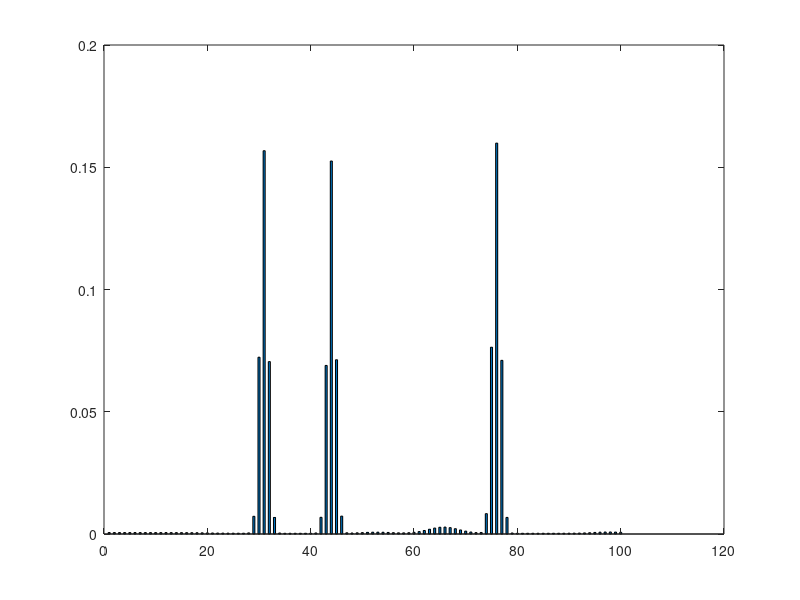

The MATLAB script that drew this image:
% Objective: build a histogram filter for Probabilistic Robotics
% chapter 8.

% P(Xt-1,Xt,Zt,Mt) = P(Xt|Xt-1,Mt)  -> motion model
%                    P(Xt-1)        -> posterior
%                    P(Zt|Xt)       -> sensor model
%                    P(Mt)          -> motor moviment

% The map is represented by 100 cells in horizontal
% The doors is located in cells 30, 43 and 75
% In one timeStamp, the robot moves 4 cells

% P(Xt|m)     -> Prediction                 -> belBar(Xt)
% P(Xt|m,z)   -> Estimation or Correction   -> bel(Xt)

% |X| = 100 (cells)
% |Z| = 2   (see door, dont)
% |M| = 2   (move forward 3 cells, stay)
% dimensoes: % (i, j, k, l) -> XP, XA, ZA, MA

%% BUILDING PROBABILITIES

% P(Xt|Xtm1,Mt) -> 100x100x1x2
% modelo do movimento
P_XAdXPMA = zeros(100, 100, 1, 2);
for j = 1:100
    % m = 1
    dist = 10*pdf('Normal', 0:99, j-4, 1) + 0.01*ones(1,100);
    P_XAdXPMA(:, j, 1, 1) = dist/sum(dist);
    % m = 2
    dist = 10*pdf('Normal', 0:99, j-1, 1) + 0.01*ones(1,100);
    P_XAdXPMA(:, j, 1, 2) = dist/sum(dist);
end

% P(Xt-1) begins uniform
P_XP = ones(100, 1, 1, 1)/100;
% sum(P_XP)

% P(Zt|Xt) is constant and depends on map
P_ZAdXA = 10*pdf('Normal', 0:99, 30, 0.8) + ...
    10*pdf('Normal', 0:99, 43, 0.8) + ...
    10*pdf('Normal', 0:99, 75, 0.8) +  + 0.01*ones(1,100);  
P_ZAdXA = P_ZAdXA/sum(P_ZAdXA);
P_ZAdXA = [P_ZAdXA ; 1-P_ZAdXA];
P_ZAdXA = permute(P_ZAdXA, [3 2 1 4]);

% P(MA) is uniform
P_MA = ones(1, 1, 1, 2)/2;


%% EXECUTING
% first move, after measure

% P(Xt|m)     -> Prediction                 -> belBar(Xt)
% P(Xt|m,z)   -> Estimation or Correction   -> bel(Xt)

% P(Xt|m) = E_Xt-1{P(Xt|Xt-1,Mt).P(Xt-1)}
% P(Xt|m,z) = (P(Zt|Xt).P(Xt|m)/n

% 20 iterations
% Needs define the values for motor and sensor
iterations = 20;
motor = [1, 1, 1, 1, 2, 1, 1, 1, 2, 1, ...
         1, 1, 1, 1, 1, 2, 1, 1, 1, 1];

measure = [2, 2, 2, 2, 2, 2, 1, 2, 2, 2, ...
            1, 1, 2, 2, 2, 2, 2, 2, 2, 1];
            

P_XAXPdm = zeros(100, 100, 1, 1);

P_XAdm = zeros(100); 
P_XAdmz = zeros(1,100,1,1); 

bar(1:100,P_XP, 0.4);
pause();

for it = 1:iterations
    for i = 1:100
        for j = 1:100
            P_XAXPdm(i,j,1,1) = P_XAdXPMA(i,j,1,motor(it))*P_XP(i,1,1,1);
        end
    end
    P_XAdm = sum(P_XAXPdm, 1);
    
    for j = 1:100
    	P_XAdmz(1,j,1,1) = P_ZAdXA(1,j,measure(it),1)*P_XAdm(1,j,1,1);
    end
	P_XAdmz = P_XAdmz/sum(P_XAdmz, 2);
    
    P_XP = permute(P_XAdmz, [2 1 3 4]);
    
    xlim([1 100])
    bar(1:100,P_XP, 0.4);
    pause();
end
